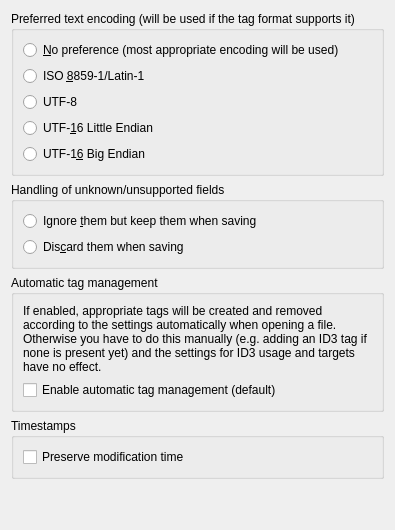
<?xml version="1.0" encoding="UTF-8"?>
<ui version="4.0">
 <class>QtGui::TagProcessingGeneralOptionPage</class>
 <widget class="QWidget" name="QtGui::TagProcessingGeneralOptionPage">
  <property name="windowTitle">
   <string>General</string>
  </property>
  <property name="styleSheet">
   <string notr="true">QGroupBox { font-weight: bold };</string>
  </property>
  <layout class="QVBoxLayout" name="verticalLayout">
   <item>
    <widget class="QGroupBox" name="preferredEncodingGroupBox">
     <property name="title">
      <string>Preferred text encoding (will be used if the tag format supports it)</string>
     </property>
     <layout class="QVBoxLayout" name="verticalLayout_2">
      <item>
       <widget class="QRadioButton" name="autoRadioButton">
        <property name="text">
         <string>&amp;No preference (most appropriate encoding will be used)</string>
        </property>
        <attribute name="buttonGroup">
         <string notr="true">preferredTextEncodingButtonGroup</string>
        </attribute>
       </widget>
      </item>
      <item>
       <widget class="QRadioButton" name="latin1RadioButton">
        <property name="text">
         <string>ISO &amp;8859-1/Latin-1</string>
        </property>
        <attribute name="buttonGroup">
         <string notr="true">preferredTextEncodingButtonGroup</string>
        </attribute>
       </widget>
      </item>
      <item>
       <widget class="QRadioButton" name="utf8RadioButton">
        <property name="text">
         <string>UTF-8</string>
        </property>
        <attribute name="buttonGroup">
         <string notr="true">preferredTextEncodingButtonGroup</string>
        </attribute>
       </widget>
      </item>
      <item>
       <widget class="QRadioButton" name="utf16leRadioButton">
        <property name="text">
         <string>UTF-&amp;16 Little Endian</string>
        </property>
        <attribute name="buttonGroup">
         <string notr="true">preferredTextEncodingButtonGroup</string>
        </attribute>
       </widget>
      </item>
      <item>
       <widget class="QRadioButton" name="utf16beRadioButton">
        <property name="text">
         <string>UTF-1&amp;6 Big Endian</string>
        </property>
        <attribute name="buttonGroup">
         <string notr="true">preferredTextEncodingButtonGroup</string>
        </attribute>
       </widget>
      </item>
     </layout>
    </widget>
   </item>
   <item>
    <widget class="QGroupBox" name="unsupportedFieldsGroupBox">
     <property name="title">
      <string>Handling of unknown/unsupported fields</string>
     </property>
     <layout class="QVBoxLayout" name="verticalLayout_3">
      <item>
       <widget class="QRadioButton" name="ignoreUnsupportedRadioButton">
        <property name="text">
         <string>Ignore &amp;them but keep them when saving</string>
        </property>
        <attribute name="buttonGroup">
         <string notr="true">unsupportedButtonGroup</string>
        </attribute>
       </widget>
      </item>
      <item>
       <widget class="QRadioButton" name="discardUnsupportedRadioButton">
        <property name="text">
         <string>Dis&amp;card them when saving</string>
        </property>
        <attribute name="buttonGroup">
         <string notr="true">unsupportedButtonGroup</string>
        </attribute>
       </widget>
      </item>
     </layout>
    </widget>
   </item>
   <item>
    <widget class="QGroupBox" name="timestampsGroupBox_2">
     <property name="title">
      <string>Automatic tag management</string>
     </property>
     <layout class="QVBoxLayout" name="verticalLayout_5">
      <item>
       <widget class="QLabel" name="label">
        <property name="text">
         <string>If enabled, appropriate tags will be created and removed according to the settings automatically when opening a file. Otherwise you have to do this manually (e.g. adding an ID3 tag if none is present yet) and the settings for ID3 usage and targets have no effect.</string>
        </property>
        <property name="wordWrap">
         <bool>true</bool>
        </property>
       </widget>
      </item>
      <item>
       <widget class="QCheckBox" name="autoTagManagementCheckBox">
        <property name="text">
         <string>Enable automatic tag management (default)</string>
        </property>
       </widget>
      </item>
     </layout>
    </widget>
   </item>
   <item>
    <widget class="QGroupBox" name="timestampsGroupBox">
     <property name="title">
      <string>Timestamps</string>
     </property>
     <layout class="QVBoxLayout" name="verticalLayout_4">
      <item>
       <widget class="QCheckBox" name="preserveModificationTimeCheckBox">
        <property name="text">
         <string>Preserve modification time</string>
        </property>
       </widget>
      </item>
     </layout>
    </widget>
   </item>
   <item>
    <spacer name="verticalSpacer">
     <property name="orientation">
      <enum>Qt::Vertical</enum>
     </property>
     <property name="sizeHint" stdset="0">
      <size>
       <width>20</width>
       <height>40</height>
      </size>
     </property>
    </spacer>
   </item>
  </layout>
 </widget>
 <resources/>
 <connections/>
 <buttongroups>
  <buttongroup name="preferredTextEncodingButtonGroup"/>
  <buttongroup name="unsupportedButtonGroup"/>
 </buttongroups>
</ui>
